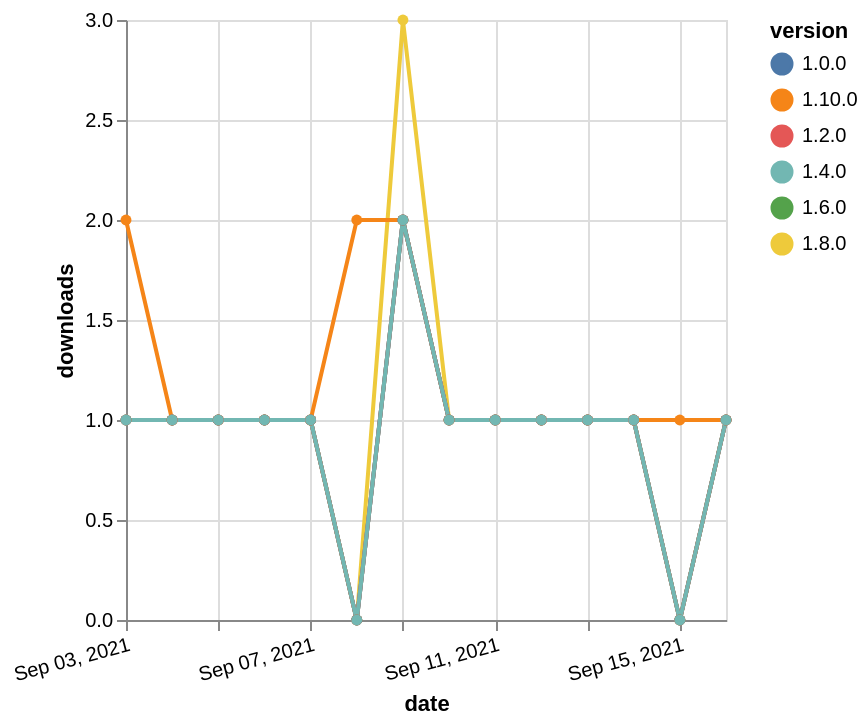

Specify this chart in Vega-Lite:
### Vega-Lite specification from a JSON file in a GitHub repository (floating-point values rounded to 4 significant figures)
{"$schema": "https://vega.github.io/schema/vega-lite/v5.json", "description": "A simple bar chart with embedded data.", "data": {"values": [{"date": "2021-09-03", "total": 147, "delta": 1, "version": "1.6.0"}, {"date": "2021-09-04", "total": 148, "delta": 1, "version": "1.6.0"}, {"date": "2021-09-05", "total": 149, "delta": 1, "version": "1.6.0"}, {"date": "2021-09-06", "total": 150, "delta": 1, "version": "1.6.0"}, {"date": "2021-09-07", "total": 151, "delta": 1, "version": "1.6.0"}, {"date": "2021-09-08", "total": 151, "delta": 0, "version": "1.6.0"}, {"date": "2021-09-09", "total": 153, "delta": 2, "version": "1.6.0"}, {"date": "2021-09-10", "total": 154, "delta": 1, "version": "1.6.0"}, {"date": "2021-09-11", "total": 155, "delta": 1, "version": "1.6.0"}, {"date": "2021-09-12", "total": 156, "delta": 1, "version": "1.6.0"}, {"date": "2021-09-13", "total": 157, "delta": 1, "version": "1.6.0"}, {"date": "2021-09-14", "total": 158, "delta": 1, "version": "1.6.0"}, {"date": "2021-09-15", "total": 158, "delta": 0, "version": "1.6.0"}, {"date": "2021-09-16", "total": 159, "delta": 1, "version": "1.6.0"}, {"date": "2021-09-03", "total": 169, "delta": 1, "version": "1.8.0"}, {"date": "2021-09-04", "total": 170, "delta": 1, "version": "1.8.0"}, {"date": "2021-09-05", "total": 171, "delta": 1, "version": "1.8.0"}, {"date": "2021-09-06", "total": 172, "delta": 1, "version": "1.8.0"}, {"date": "2021-09-07", "total": 173, "delta": 1, "version": "1.8.0"}, {"date": "2021-09-08", "total": 173, "delta": 0, "version": "1.8.0"}, {"date": "2021-09-09", "total": 176, "delta": 3, "version": "1.8.0"}, {"date": "2021-09-10", "total": 177, "delta": 1, "version": "1.8.0"}, {"date": "2021-09-11", "total": 178, "delta": 1, "version": "1.8.0"}, {"date": "2021-09-12", "total": 179, "delta": 1, "version": "1.8.0"}, {"date": "2021-09-13", "total": 180, "delta": 1, "version": "1.8.0"}, {"date": "2021-09-14", "total": 181, "delta": 1, "version": "1.8.0"}, {"date": "2021-09-15", "total": 181, "delta": 0, "version": "1.8.0"}, {"date": "2021-09-16", "total": 182, "delta": 1, "version": "1.8.0"}, {"date": "2021-09-03", "total": 120, "delta": 2, "version": "1.10.0"}, {"date": "2021-09-04", "total": 121, "delta": 1, "version": "1.10.0"}, {"date": "2021-09-05", "total": 122, "delta": 1, "version": "1.10.0"}, {"date": "2021-09-06", "total": 123, "delta": 1, "version": "1.10.0"}, {"date": "2021-09-07", "total": 124, "delta": 1, "version": "1.10.0"}, {"date": "2021-09-08", "total": 126, "delta": 2, "version": "1.10.0"}, {"date": "2021-09-09", "total": 128, "delta": 2, "version": "1.10.0"}, {"date": "2021-09-10", "total": 129, "delta": 1, "version": "1.10.0"}, {"date": "2021-09-11", "total": 130, "delta": 1, "version": "1.10.0"}, {"date": "2021-09-12", "total": 131, "delta": 1, "version": "1.10.0"}, {"date": "2021-09-13", "total": 132, "delta": 1, "version": "1.10.0"}, {"date": "2021-09-14", "total": 133, "delta": 1, "version": "1.10.0"}, {"date": "2021-09-15", "total": 134, "delta": 1, "version": "1.10.0"}, {"date": "2021-09-16", "total": 135, "delta": 1, "version": "1.10.0"}, {"date": "2021-09-03", "total": 338, "delta": 1, "version": "1.0.0"}, {"date": "2021-09-04", "total": 339, "delta": 1, "version": "1.0.0"}, {"date": "2021-09-05", "total": 340, "delta": 1, "version": "1.0.0"}, {"date": "2021-09-06", "total": 341, "delta": 1, "version": "1.0.0"}, {"date": "2021-09-07", "total": 342, "delta": 1, "version": "1.0.0"}, {"date": "2021-09-08", "total": 342, "delta": 0, "version": "1.0.0"}, {"date": "2021-09-09", "total": 344, "delta": 2, "version": "1.0.0"}, {"date": "2021-09-10", "total": 345, "delta": 1, "version": "1.0.0"}, {"date": "2021-09-11", "total": 346, "delta": 1, "version": "1.0.0"}, {"date": "2021-09-12", "total": 347, "delta": 1, "version": "1.0.0"}, {"date": "2021-09-13", "total": 348, "delta": 1, "version": "1.0.0"}, {"date": "2021-09-14", "total": 349, "delta": 1, "version": "1.0.0"}, {"date": "2021-09-15", "total": 349, "delta": 0, "version": "1.0.0"}, {"date": "2021-09-16", "total": 350, "delta": 1, "version": "1.0.0"}, {"date": "2021-09-03", "total": 171, "delta": 1, "version": "1.2.0"}, {"date": "2021-09-04", "total": 172, "delta": 1, "version": "1.2.0"}, {"date": "2021-09-05", "total": 173, "delta": 1, "version": "1.2.0"}, {"date": "2021-09-06", "total": 174, "delta": 1, "version": "1.2.0"}, {"date": "2021-09-07", "total": 175, "delta": 1, "version": "1.2.0"}, {"date": "2021-09-08", "total": 175, "delta": 0, "version": "1.2.0"}, {"date": "2021-09-09", "total": 177, "delta": 2, "version": "1.2.0"}, {"date": "2021-09-10", "total": 178, "delta": 1, "version": "1.2.0"}, {"date": "2021-09-11", "total": 179, "delta": 1, "version": "1.2.0"}, {"date": "2021-09-12", "total": 180, "delta": 1, "version": "1.2.0"}, {"date": "2021-09-13", "total": 181, "delta": 1, "version": "1.2.0"}, {"date": "2021-09-14", "total": 182, "delta": 1, "version": "1.2.0"}, {"date": "2021-09-15", "total": 182, "delta": 0, "version": "1.2.0"}, {"date": "2021-09-16", "total": 183, "delta": 1, "version": "1.2.0"}, {"date": "2021-09-03", "total": 170, "delta": 1, "version": "1.4.0"}, {"date": "2021-09-04", "total": 171, "delta": 1, "version": "1.4.0"}, {"date": "2021-09-05", "total": 172, "delta": 1, "version": "1.4.0"}, {"date": "2021-09-06", "total": 173, "delta": 1, "version": "1.4.0"}, {"date": "2021-09-07", "total": 174, "delta": 1, "version": "1.4.0"}, {"date": "2021-09-08", "total": 174, "delta": 0, "version": "1.4.0"}, {"date": "2021-09-09", "total": 176, "delta": 2, "version": "1.4.0"}, {"date": "2021-09-10", "total": 177, "delta": 1, "version": "1.4.0"}, {"date": "2021-09-11", "total": 178, "delta": 1, "version": "1.4.0"}, {"date": "2021-09-12", "total": 179, "delta": 1, "version": "1.4.0"}, {"date": "2021-09-13", "total": 180, "delta": 1, "version": "1.4.0"}, {"date": "2021-09-14", "total": 181, "delta": 1, "version": "1.4.0"}, {"date": "2021-09-15", "total": 181, "delta": 0, "version": "1.4.0"}, {"date": "2021-09-16", "total": 182, "delta": 1, "version": "1.4.0"}]}, "width": "container", "mark": {"type": "line", "point": {"filled": true}}, "encoding": {"x": {"field": "date", "type": "temporal", "timeUnit": "yearmonthdate", "title": "date", "axis": {"labelAngle": -15}}, "y": {"field": "delta", "type": "quantitative", "title": "downloads"}, "color": {"field": "version", "type": "nominal"}, "tooltip": {"field": "delta"}}}
